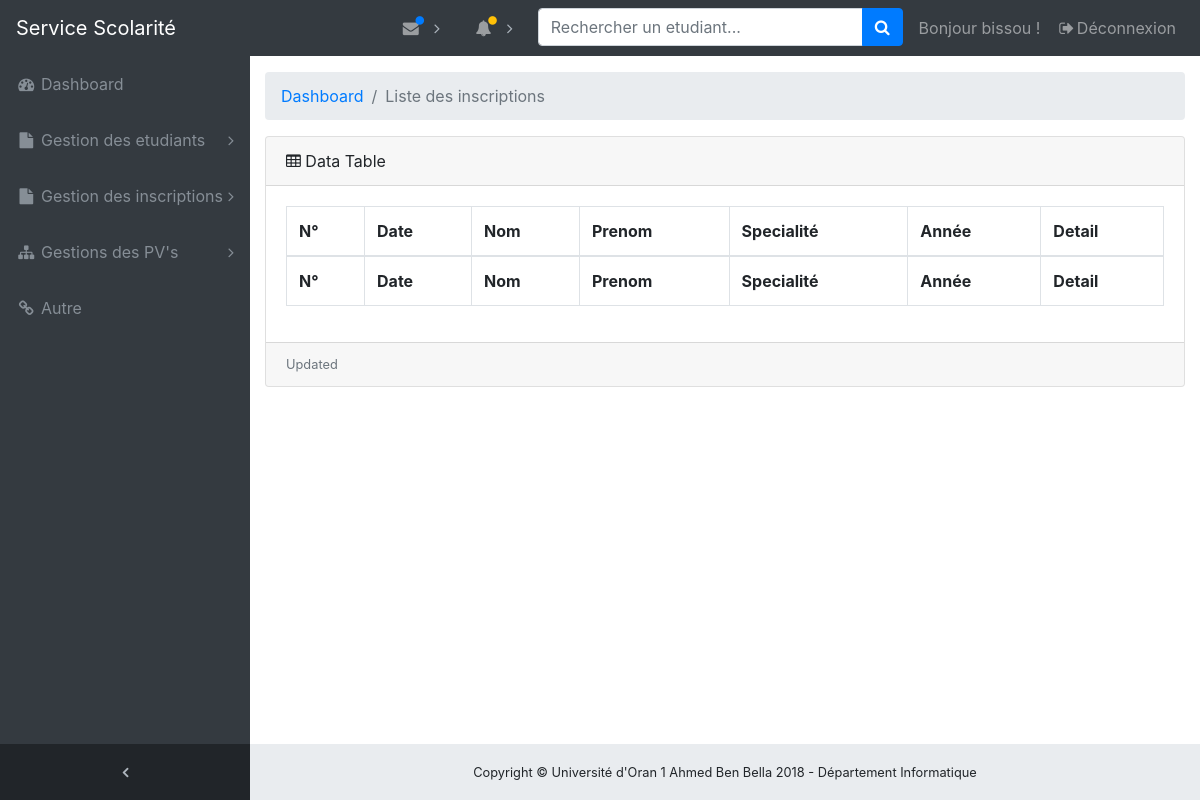
The page /dashboard/liste_inscriptions/ (signed in) on the database as committed earlier.
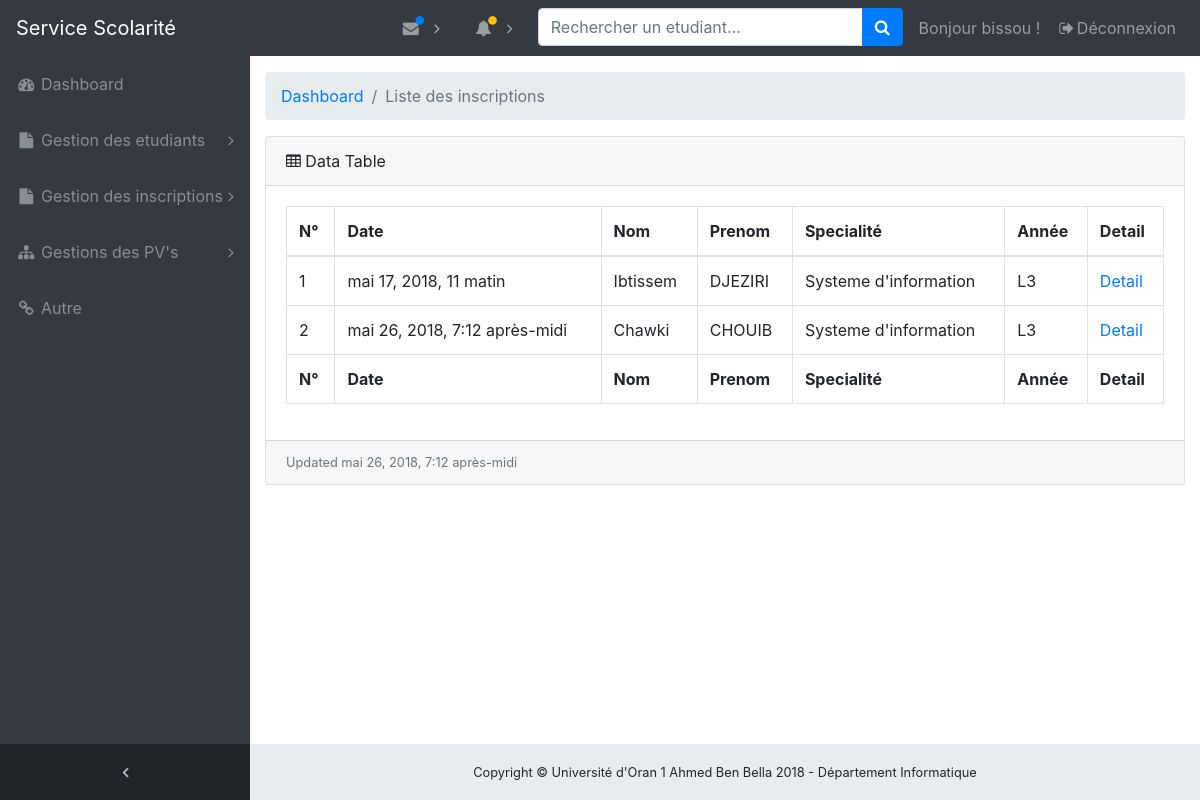
The same page on the database as committed later.
### inscriptions/models.py (models this page shows, shortened)
class Inscription(models.Model):
    etudiant = models.ForeignKey(Etudiant)
    annee_universitaire = models.ForeignKey(Annee_universitaire)
    annee_specialite = models.ForeignKey(Annee_specialite)
    date_inscription = models.DateTimeField(auto_now_add=True)
    class Meta:
        db_table = "etudiant_inscription_specialite"
        verbose_name = "Inscription"
        verbose_name_plural = "Inscriptions"

class Etudiant(models.Model):
    user = models.OneToOneField('auth.User')
    sexe = models.CharField(
        choices=(('Homme', 'Homme'), ('Femme', 'Femme')), max_length=100, blank=True)
    adresse = models.CharField(max_length=256)
    date_naissance = models.DateField(blank=True, null=True)
    lieu_naissance = models.CharField(max_length=256, blank=True, null=True)
    nationalite = CountryField(blank=True)
    telephone = models.CharField(max_length=256, blank=True)
    class Meta:
        db_table = "etudiant"
        verbose_name = "Etudiant"
        verbose_name_plural = "Etudiants"

class Annee_specialite(models.Model):
    nom = models.CharField(max_length=256)
    specialite = models.ForeignKey(Specialite)
    class Meta:
        db_table = "annee_specialite"
        verbose_name = "Annee_specialite"
        verbose_name_plural = "Annees_specialite"

class Specialite(models.Model):
    nom = models.CharField(max_length=256)
    cycle = models.ForeignKey(Cycle)
    class Meta:
        db_table = "specialite"
        verbose_name = "Specialite"
        verbose_name_plural = "Specialites"

### dashboard/views.py (the view)
def dashboard_liste_inscriptions(request):
    if request.user.is_authenticated:
        inscriptions = Inscription.objects.all()
        return render(request, 'dashboard/liste_inscriptions.html', {'inscriptions': inscriptions})
    else:
        return redirect('login_account')

### dashboard/templates/dashboard/liste_inscriptions.html
{% extends 'dashboard/base.html' %}
{% load staticfiles %}
{% block content %}
    <ol class="breadcrumb">
        <li class="breadcrumb-item">
            <a href="{% url 'dashboard_home_page' %}">Dashboard</a>
        </li>
        <li class="breadcrumb-item active">Liste des inscriptions</li>
    </ol>
    <div class="card mb-3">
        <div class="card-header">
            <i class="fa fa-table"></i> Data Table
        </div>
        <div class="card-body">
            <div class="table-responsive">
                <table class="table table-bordered" id="dataTable" width="100%" cellspacing="0">
                    <thead>
                    <tr>
                        <th>N°</th>
                        <th>Date</th>
                        <th>Nom</th>
                        <th>Prenom</th>
                        <th>Specialité</th>
                        <th>Année</th>
                        <th>Detail</th>
                    </tr>
                    </thead>
                    <tfoot>
                    <tr>
                        <th>N°</th>
                        <th>Date</th>
                        <th>Nom</th>
                        <th>Prenom</th>
                        <th>Specialité</th>
                        <th>Année</th>
                        <th>Detail</th>
                    </tr>
                    </tfoot>
                    <tbody>
                    {% for inscription in inscriptions %}
                        <tr>
                            <td>{{ inscription.id }}</td>
                            <td>{{ inscription.date_inscription }}</td>
                            <td>{{ inscription.etudiant.user.first_name.capitalize }}</td>
                            <td>{{ inscription.etudiant.user.last_name.upper }}</td>
                            <td> {{ inscription.annee_specialite.specialite.nom }}</td>
                            <td> {{ inscription.annee_specialite.nom }}</td>
                            <td><a href="{% url 'dashboard_detail_inscription' pk=inscription.id %}">Detail </a></td>
                        </tr>
                    {% endfor %}
                    </tbody>
                </table>
            </div>
        </div>
        <div class="card-footer small text-muted">Updated {{ inscriptions.last.date_inscription }}</div>
    </div>
    </div>
{% endblock %}

### dashboard/templates/dashboard/base.html (shortened to what this page needs)
{% load staticfiles %}
<!DOCTYPE html>
<html lang="en">
<head>
    <link href="{% static 'vendor/bootstrap/css/bootstrap.min.css' %}" rel="stylesheet">
    <link href="{% static 'vendor/font-awesome/css/font-awesome.min.css' %} " rel="stylesheet"
          type="text/css">
    <link href="{% static 'vendor/datatables/dataTables.bootstrap4.css' %}"
          rel="stylesheet">
    <link href="{% static 'startbootstrap-sb-admin/css/sb-admin.css' %}" rel="stylesheet">
</head>
<body class="fixed-nav sticky-footer bg-dark" id="page-top">
{% block navbar %}
    {% include 'dashboard/-navbar.html' %}
{% endblock %}
<div class="content-wrapper">
    <div class="container-fluid">
        {% block content %}
        {% endblock %}
    </div>
{% block footer %}
    {% include 'dashboard/-footer.html' %}
{% endblock %}
</body>
</html>

### dashboard/templates/dashboard/-navbar.html (shortened to what this page needs)
{% load staticfiles %}
{% block navbar %}
    <nav class="navbar navbar-expand-lg navbar-dark bg-dark fixed-top" id="mainNav">
        <a class="navbar-brand" href="{% url 'home_page' %}">Service Scolarité</a>
        <div class="collapse navbar-collapse" id="navbarResponsive">
            <ul class="navbar-nav navbar-sidenav" id="exampleAccordion">
                <li class="nav-item" data-toggle="tooltip" data-placement="right" title="Dashboard">
                    <a class="nav-link" href="{% url 'dashboard_home_page' %}">
                        <i class="fa fa-fw fa-dashboard"></i>
                        <span class="nav-link-text">Dashboard</span>
                    </a>
                </li>
                <li class="nav-item" data-toggle="tooltip" data-placement="right" title="Gestion des etudiants">
                    <a class="nav-link nav-link-collapse collapsed" data-toggle="collapse"
                       href="#collapseGestionEtudiants"
                       data-parent="#exampleAccordion">
                        <i class="fa fa-fw fa-file"></i>
                        <span class="nav-link-text">Gestion des etudiants</span>
                    </a>
                </li>
                <li class="nav-item" data-toggle="tooltip" data-placement="right" title="Example Pages">
                    <a class="nav-link nav-link-collapse collapsed" data-toggle="collapse" href="#collapseExamplePages"
                       data-parent="#exampleAccordion">
                        <i class="fa fa-fw fa-file"></i>
                        <span class="nav-link-text">Gestion des inscriptions</span>
                    </a>
                </li>
                <li class="nav-item" data-toggle="tooltip" data-placement="right" title="Menu Levels">
                    <a class="nav-link nav-link-collapse collapsed" data-toggle="collapse" href="#collapseMulti"
                       data-parent="#exampleAccordion">
                        <i class="fa fa-fw fa-sitemap"></i>
                        <span class="nav-link-text">Gestions des PV's</span>
                    </a>
                </li>
                <li class="nav-item" data-toggle="tooltip" data-placement="right" title="Link">
                    <a class="nav-link" href="#">
                        <i class="fa fa-fw fa-link"></i>
                        <span class="nav-link-text">Autre</span>
                    </a>
                </li>
            </ul>
            <ul class="navbar-nav sidenav-toggler">
                <li class="nav-item">
                    <a class="nav-link text-center" id="sidenavToggler">
                        <i class="fa fa-fw fa-angle-left"></i>
                    </a>
                </li>
            </ul>
            <ul class="navbar-nav ml-auto">
                <li class="nav-item dropdown">
                    <a class="nav-link dropdown-toggle mr-lg-2" id="messagesDropdown" href="#" data-toggle="dropdown"
                       aria-haspopup="true" aria-expanded="false">
                        <i class="fa fa-fw fa-envelope"></i>
                        <span class="indicator text-primary d-none d-lg-block">
                        <i class="fa fa-fw fa-circle"></i>
                    </span>
                    </a>
                </li>
                <li class="nav-item dropdown">
                    <a class="nav-link dropdown-toggle mr-lg-2" id="alertsDropdown" href="#" data-toggle="dropdown"
                       aria-haspopup="true" aria-expanded="false">
                        <i class="fa fa-fw fa-bell"></i>
                        <span class="indicator text-warning d-none d-lg-block">
                        <i class="fa fa-fw fa-circle"></i>
                    </span>
                    </a>
                </li>
                <li class="nav-item">
                    <form method="post" class="form-inline my-2 my-lg-0 mr-lg-2"> {% csrf_token %}
                        <div class="input-group">
                            <input class="form-control" type="text" placeholder="Rechercher un etudiant..." size="25">
                            <span class="input-group-append">
                            <button class="btn btn-primary" type="submit">
                                <i class="fa fa-search"></i>
                            </button>
                        </span>
                        </div>
                    </form>
                </li>
                <li class="nav-item">
                    <a class="nav-link">
                        Bonjour {{ user.username }} !</a>
                </li>
                <li class="nav-item">
                    <a class="nav-link" data-toggle="modal" data-target="#exampleModal">
                        <i class="fa fa-fw fa-sign-out"></i>Déconnexion</a>
                </li>
            </ul>
        </div>
    </nav>
{% endblock %}

### dashboard/templates/dashboard/_logout.html (shortened to what this page needs)
{% load staticfiles %}

### dashboard/templates/dashboard/-footer.html
{% load staticfiles %}
{% block footer %}
    <footer class="sticky-footer">
        <div class="container">
            <div class="text-center">
                <small>Copyright © Université d'Oran 1 Ahmed Ben Bella {% now 'Y' %} - Département Informatique</small>
            </div>
        </div>
    </footer>
{% endblock %}

Rows that differ between the two databases and show on the page:
added Inscription: id "1", date_inscription "mai 17, 2018, 11 matin", etudiant.user.first_name "Ibtissem", etudiant.user.last_name "DJEZIRI", annee_specialite.specialite.nom "Systeme d'information", annee_specialite.nom "L3"
added Inscription: id "2", date_inscription "mai 26, 2018, 7:12 après-midi", etudiant.user.first_name "Chawki", etudiant.user.last_name "CHOUIB", annee_specialite.specialite.nom "Systeme d'information", annee_specialite.nom "L3", last.date_inscription "mai 26, 2018, 7:12 après-midi"
